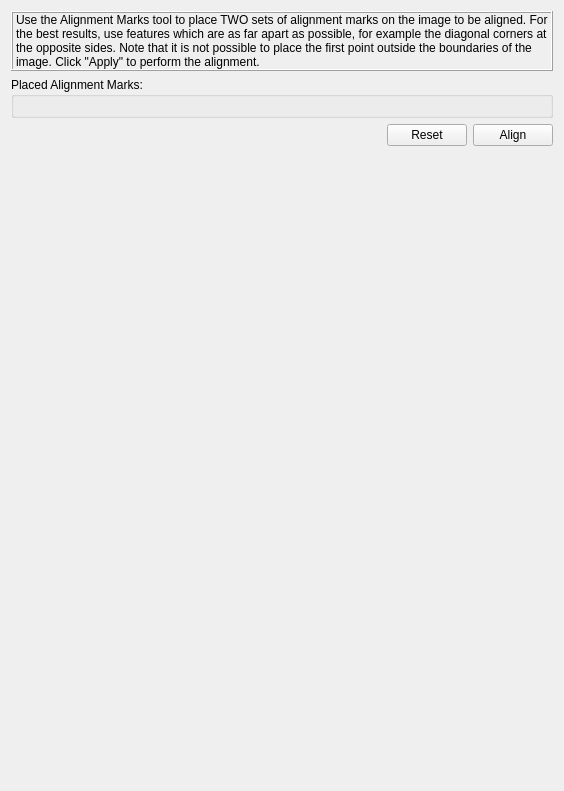
                 <widget class="QWidget" name="tab_20">
                  <attribute name="title">
                   <string>Fiducial</string>
                  </attribute>
                  <layout class="QVBoxLayout" name="verticalLayout_34">
                   <item>
                    <widget class="QLabel" name="lbl_general_info">
                     <property name="maximumSize">
                      <size>
                       <width>16777215</width>
                       <height>120</height>
                      </size>
                     </property>
                     <property name="frameShape">
                      <enum>QFrame::Box</enum>
                     </property>
                     <property name="frameShadow">
                      <enum>QFrame::Raised</enum>
                     </property>
                     <property name="text">
                      <string>Use the Alignment Marks tool to place TWO sets of alignment marks on the image to be aligned. For the best results, use features which are as far apart as possible, for example the diagonal corners at the opposite sides. Note that it is not possible to place the first point outside the boundaries of the image. Click &quot;Apply&quot; to perform the alignment.</string>
                     </property>
                     <property name="wordWrap">
                      <bool>true</bool>
                     </property>
                    </widget>
                   </item>
                   <item>
                    <widget class="QGroupBox" name="gb_alignment_mark_table">
                     <property name="maximumSize">
                      <size>
                       <width>16777215</width>
                       <height>16777215</height>
                      </size>
                     </property>
                     <property name="title">
                      <string>Placed Alignment Marks:</string>
                     </property>
                     <layout class="QGridLayout" name="gridLayout_8">
                      <item row="0" column="0">
                       <layout class="QGridLayout" name="grid_alignment_mark">
                        <property name="spacing">
                         <number>0</number>
                        </property>
                       </layout>
                      </item>
                     </layout>
                    </widget>
                   </item>
                   <item>
                    <layout class="QHBoxLayout" name="horizontalLayout">
                     <item>
                      <spacer name="horizontalSpacer_3">
                       <property name="orientation">
                        <enum>Qt::Horizontal</enum>
                       </property>
                       <property name="sizeHint" stdset="0">
                        <size>
                         <width>40</width>
                         <height>20</height>
                        </size>
                       </property>
                      </spacer>
                     </item>
                     <item>
                      <widget class="QPushButton" name="bt_reset_fiducial">
                       <property name="sizePolicy">
                        <sizepolicy hsizetype="Preferred" vsizetype="Fixed">
                         <horstretch>0</horstretch>
                         <verstretch>0</verstretch>
                        </sizepolicy>
                       </property>
                       <property name="text">
                        <string>Reset</string>
                       </property>
                       <property name="icon">
                        <iconset>
                         <normaloff>:/icon/refresh.png</normaloff>:/icon/refresh.png</iconset>
                       </property>
                      </widget>
                     </item>
                     <item>
                      <widget class="QPushButton" name="bt_align_fiducial">
                       <property name="sizePolicy">
                        <sizepolicy hsizetype="Fixed" vsizetype="Fixed">
                         <horstretch>0</horstretch>
                         <verstretch>0</verstretch>
                        </sizepolicy>
                       </property>
                       <property name="minimumSize">
                        <size>
                         <width>0</width>
                         <height>0</height>
                        </size>
                       </property>
                       <property name="text">
                        <string>Align</string>
                       </property>
                       <property name="icon">
                        <iconset>
                         <normaloff>:/icon/registration.png</normaloff>:/icon/registration.png</iconset>
                       </property>
                      </widget>
                     </item>
                    </layout>
                   </item>
                   <item>
                    <spacer name="verticalSpacer">
                     <property name="orientation">
                      <enum>Qt::Vertical</enum>
                     </property>
                     <property name="sizeHint" stdset="0">
                      <size>
                       <width>20</width>
                       <height>634</height>
                      </size>
                     </property>
                    </spacer>
                   </item>
                  </layout>
                 </widget>
